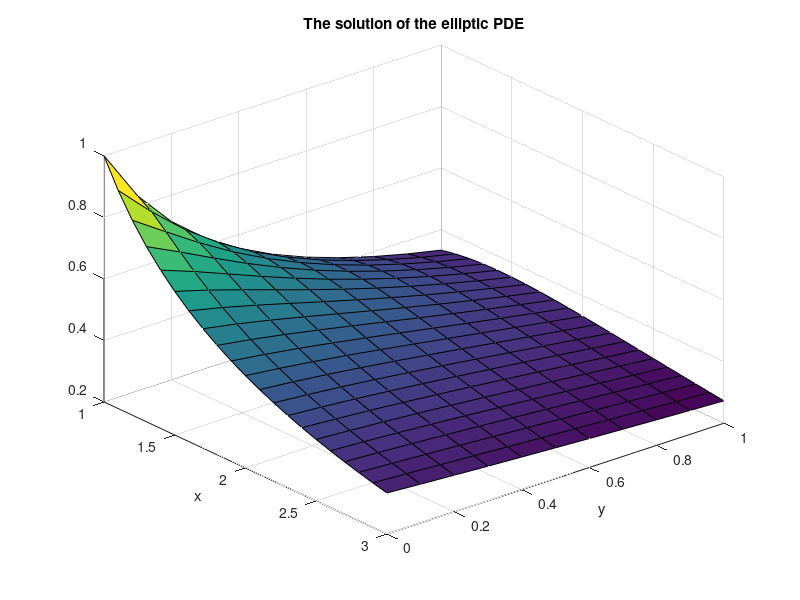

The MATLAB script that drew this image:
%% Solve the elliptic PDE
%%    ∂_x^2 u + ∂_y^2 u  =  f    on Ω=[a,b]×[c,d]
%%          u = g                on ∂Ω
%% the functions
f = @(x,y) 0;
g = @(x,y) x/(x^2+y*2);
% ux0 = @(x,y)  1/x;
% ux1 = @(x,y)  x/(x^2+1);
% u1y = @(x,y)  1/(1+y^2);
% u3y = @(x,y)  3/(9+y^2);
%% domain Ω=[a,b]×[c,d]
a = 1; b = 3;
c = 0; d = 1;
%% numerical parameters
n = 20; dx = (b-a)/n;
m = 10; dy = (d-c)/m;
%%--------------------------------%%
%%-----         FDM          -----%%
%%--------------------------------%%
lMax = (n-1)*(m-1);
A    = zeros(lMax,lMax);
vecB = zeros(lMax,1);
ij_to_l = @(i,j) i + (m-1-j)*(n-1);
%%l_to_ij = @(l,m,n) [mod(l,(n-1)) , m-1-floor(l/(n-1))];
for i=1:(n-1)
  for j=1:(m-1)
    %% init
    l    = ij_to_l(i,j);
    xi   = a+i*dx;
    yj   = c+j*dy;
    l_ip = ij_to_l(i+1,j);
    l_im = ij_to_l(i-1,j);
    l_jp = ij_to_l(i,j+1);
    l_jm = ij_to_l(i,j-1);
    %% the matrix A: stencil with 5 points
    A(l,l)  = -(2+2*dx^2/dy^2);
    vecB(l) = dx^2*f(xi,yj);
    %% extra diago: !! the border !!
    if (i~=1)
      A(l,l_im) = 1;
    else
      %% x_i-1=a (left)
      vecB(l) = vecB(l) - g(a,yj);
    end
    if (i~=(n-1))
      A(l,l_ip) = 1;
    else
      %% x_i+1=b (right)
      vecB(l) = vecB(l) - g(b,yj);
    end
    if (j~=1)
      A(l,l_jm) = dx^2/dy^2;
    else
      %% y_i-1=c (down)
      vecB(l) = vecB(l) - dx^2/dy^2*g(xi,c);
    end
    if (j~=(m-1))
      A(l,l_jp) = dx^2/dy^2;
    else
      %% y_i+1=d (up)
      vecB(l) = vecB(l) - dx^2/dy^2*g(xi,d);
    end
  end
end
%%------------------------%%
%%---     Solution     ---%%
%%------------------------%%
vecU = A\vecB;
%%--reconstruction matrix solution
matU = zeros(n+1,m+1);
for i=0:n
  for j=0:m
    if (i==0 || i==n || j==0 || j==m)
      %% at the border
      xi = a+i*dx;
      yj = c+j*dy;
      matU(i+1,j+1) = g(xi,yj);
    else
      %% inside
      l = ij_to_l(i,j);
      matU(i+1,j+1) = vecU(l);
    end
  end
end

%%-- plot
x = linspace(a,b,n+1);
y = linspace(c,d,m+1);
[X,Y] = meshgrid(x,y);
figure(1)
surf(X,Y,matU')
xlabel('x')
ylabel('y')
title('The solution of the elliptic PDE')
view(50,35)

